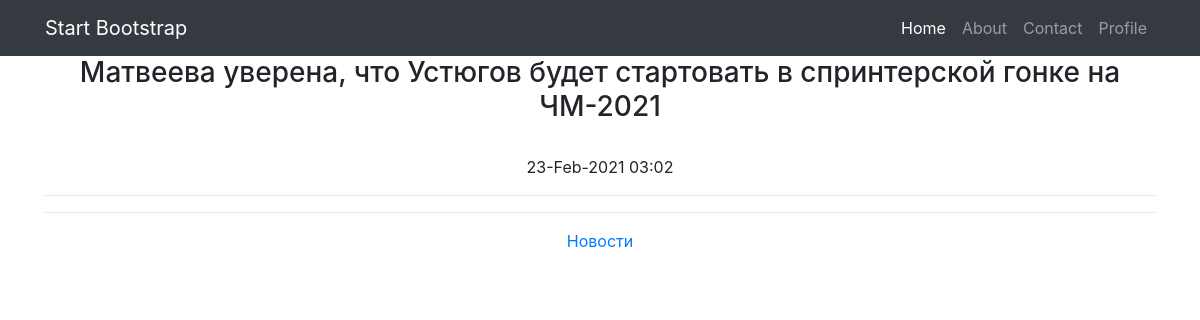
The app's page /news/67/ with its own data.
### news/models.py (models this page shows, shortened)
class Post(models.Model):
    article = 'AT'
    news = 'NW'
    TYPES = [(article, 'статья'), (news, 'новость')]
    author = models.ForeignKey('accounts.Author', on_delete=models.CASCADE)
    type = models.CharField(max_length=2, choices=TYPES, default=news)
    creation_datetime = models.DateTimeField(auto_now_add=True)
    category = models.ManyToManyField(Category, through='PostCategory')
    title = models.CharField(max_length=255)
    content = models.TextField()
    rating = models.IntegerField(default=0)

### news/views.py (the view)
# urls.py: path('<int:pk>/', OneNewsDetail.as_view(), name='one_news'),
class OneNewsDetail(DetailView):
    model = Post
    template_name = 'one_news.html'
    context_object_name = 'one_news'
    queryset = Post.objects.filter(type='NW')
    def get_object(self, *args, **kwargs):
        obj = cache.get(f'post-{self.kwargs["pk"]}', None)
        if not obj:
            obj = super().get_object()
            cache.set(f'post-{self.kwargs["pk"]}', obj)
        return obj

### news/templatetags/custom_filters.py (called while the page is built)
@register.filter(name='profanity')
def profanity(text):
    pf_filter = ProfanityFilter(languages=['ru', 'en'])
    return pf_filter.censor(text)

### templates/one_news.html (shortened to what this page needs)
{% extends 'flatpages/default.html' %}
{% load custom_filters %}
{% block content %}
    <h3>{{ one_news.title }}</h3>
    <br>
    <p2>{{ one_news.creation_datetime|date:'d-M-Y h:m' }}</p2>
    <hr>
    <hr>
    <a href="/news/">    Новости</a>
{% endblock content %}

### records on screen
Post: title "Матвеева уверена, что Устюгов будет стартовать в спринтерской гонке на ЧМ-2021", creation_datetime "23-Feb-2021 03:02"
